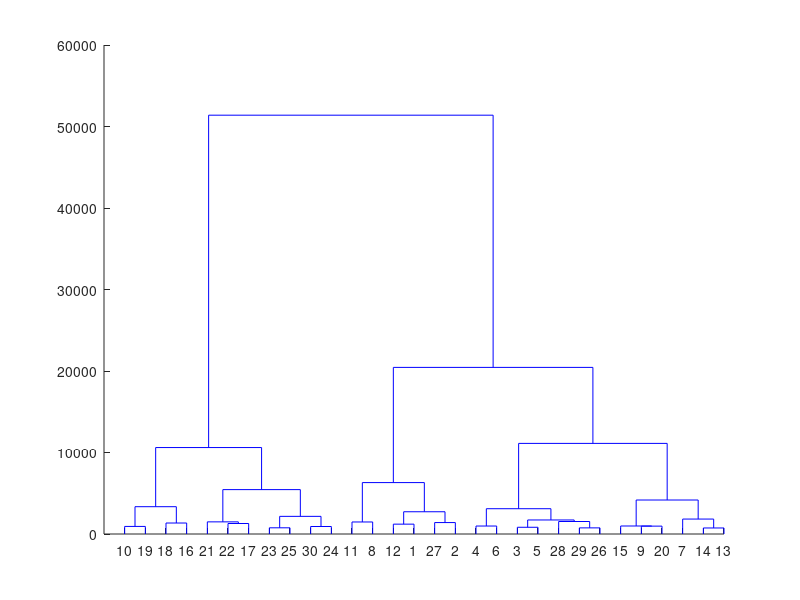
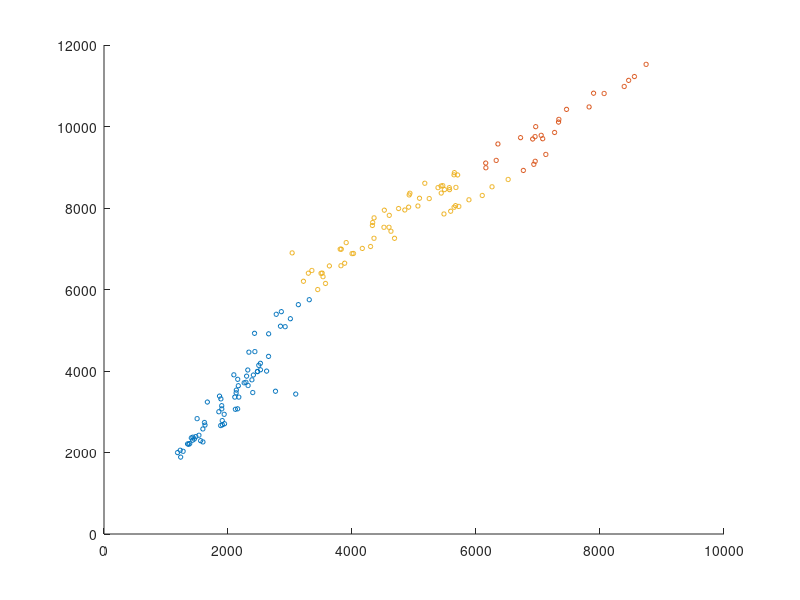

Write MATLAB code to recreate these figures, in order. (Note: this script raises an error after producing the figures.)
Ms1=[
    7051.30	6157.00	5704.20	4921.90	5464.00	6325.90	6159.10	6962.90	6914.30	6952.70	5645.30	5088.80	5436.50	4851.60	4333.40
9783.40	9102.90	8811.30	8320.20	8548.30	9168.20	8987.40	9995.90	9692.90	9751.80	8814.20	8239.20	8540.30	7951.30	7643.70

]';

Ms2=[
8743.70	3034.50	1236.40	6353.60	7896.30	7460.40	8554.90	8066.50	8462.20	7336.30	7331.40	6718.80	7824.20	5174.20	5651.30
11525.00	6898.60	1887.00	9571.40	10817.00	10420.00	11226.00	10810.00	11132.00	10174.00	10108.00	9726.40	10480.00	8607.20	8868.00

]';

Ms3=[
8390.60	7267.60	7076.00	4356.00	4751.50	3906.50	5573.20	5569.60	4601.20	5438.90	4914.00	5676.20	4354.70	4023.60	3881.70
10982.00	9853.40	9700.20	7758.50	7987.10	7150.90	8450.90	8499.30	7819.80	8366.20	8021.20	8504.50	7257.20	6883.90	6645.10

]';

Ms4=[
1620.30	2109.80	1898.40	2288.70	1900.10	2174.60	1938.40	2118.70	1907.30	2155.60	1909.10	1558.40	1881.80	1943.70	1595.90
2736.60	3359.20	3149.20	3722.40	3070.70	3359.20	2937.20	3060.70	2783.10	3071.90	2680.10	2290.40	2661.40	2705.90	2259.40

]';

Ms5=[
3809.00	3352.60	2094.30	2156.60	2319.20	2260.50	2166.30	2134.30	2131.00	2409.00	1501.90	1852.10	2399.10	2766.00	3092.70
6991.20	6466.60	3906.20	3796.00	4024.70	3710.00	3638.60	3532.30	3465.80	3901.50	2831.00	3000.30	3471.20	3503.40	3434.00

]';

Ms6=[
4521.20	5245.70	3295.80	2427.90	2860.20	2778.20	2655.50	2337.00	1863.20	1885.50	2433.20	1666.60	4934.10	5387.20	4328.80
7946.50	8231.70	6400.20	4924.60	5456.30	5391.80	4912.50	4462.50	3383.90	3315.80	4476.00	3238.40	8362.20	8500.00	7571.40
]';

Ms7=[
6258.50	6932.30	7126.00	6954.80	6763.70	6518.70	5722.70	5886.20	5670.20	1276.10	6101.00	5646.30	5483.20	5591.60	4686.00
8520.40	9071.90	9314.40	9146.10	8921.60	8700.10	8038.40	8201.30	8058.10	2029.40	8307.20	8018.20	7853.70	7920.90	7256.50

]';

Ms8=[
2496.30	2300.10	1629.10	1594.80	1433.60	1407.90	1480.60	1457.10	1531.30	1429.10	1382.60	1366.40	1347.80	1229.30	1186.30
4138.50	3874.00	2673.40	2577.70	2376.70	2358.70	2389.60	2330.40	2423.00	2302.10	2219.40	2201.80	2211.20	2055.10	1998.00

]';

Ms9=[
5491.90	3826.80	3821.70	3216.90	3532.60	3634.90	3572.60	5063.40	4515.40	4596.90	4628.10	4000.60	4299.60	4166.30	3500.80
8451.50	6989.10	6583.40	6202.00	6315.00	6578.90	6148.20	8049.20	7526.30	7526.70	7429.90	6881.40	7055.10	7008.10	6396.90

]';

Ms10=[
3518.10	3310.70	2921.80	2475.40	2474.90	2324.10	2654.00	2846.20	3447.10	3006.10	3134.70	2523.60	2522.60	2385.50	2622.80
6402.90	5749.50	5087.60	3988.50	3986.00	3644.50	4358.40	5099.50	5998.70	5283.20	5628.50	4029.60	4188.60	3783.40	3997.70

]';

Ms=[Ms1;Ms2;Ms3;Ms4;Ms5;Ms6;Ms7;Ms8;Ms9;Ms10];
Z = linkage(Ms,'ward','euclidean');
%c = cluster(Z,'maxclust',5);
c = cluster(Z,'maxclust',3);
disp(c);
%figure
dendrogram(Z)
%scatter(Ms(:,1),Ms(:,2),10,c)
cluster1 = (c == 1);
cluster2 = (c == 2);
cluster3 = (c == 3);
figure

scatter(Ms(cluster1,1),Ms(cluster1,2),10,'r+');
hold on
scatter(Ms(cluster2,1),Ms(cluster2,2),10,'bo');
hold on
scatter(Ms(cluster3,1),Ms(cluster3,2),10,'k*');
hold off
legend('Cluster 1','Cluster 2','Cluster 3','Location','NW')
xlabel('Perfil 30% (C3)')
ylabel('Perfil 40% (C4)')

% Export the figure.
exportfig('exampleExportfig.png',...
    'width',8.7,'Height',3.7,...
    'color','rgb')